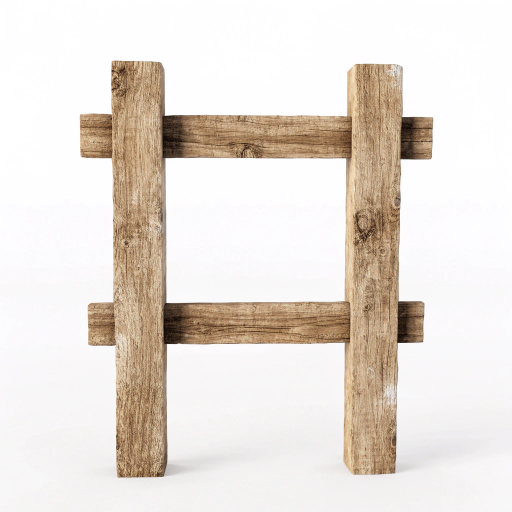
#> input picture tools/source_art/struct_fence_wood.png, 1024 x 1024 px (shown at 1/2 size)
$ python prepare_fence_art.py
#> lines starting #> are read from the running program, lines starting #| are printed output that depends on the picture; after the words box and inside, x2 and y2 are one past the last pixel; in counts of white or black regions, pixels touching at a corner belong together
### tools/prepare_building_art.py
#!/usr/bin/env python3
"""Clean up the ground tiles and building pictures received in #40 and write them to raw_assets/.

The originals are in tools/source_art/ and are never changed. For each one this script:

  * gives it a real alpha channel where it has none. The two windmill pictures came as JPEGs
    with the grey-and-white "transparency" checkerboard painted into the pixels; the board is
    keyed out by its colour (flat grey of the board's two tones) and by being reachable from
    the edge of the picture, or lying in a pocket of board inside the picture;
  * strips the pale halo that background removal left round the ground tiles and the blades
    (white wisps along the edges, a few bluish specks) and drops stray specks that are not
    part of the picture (a blue dot in a corner of the soil tile);
  * brings it to the atlas' source scale, 720 px per tile, where that makes it smaller:
    the ground tiles and the greenhouse are resized so that their footprint is exactly one
    tile wide; the tiles are also stretched upright so that their top face is a 2:1 diamond,
    the shape of a tile in the game;
  * works out its anchor (the point that stands on the ground) and, for the buildings that
    would have to be enlarged to cover their footprint, the scale they are drawn at, and
    writes both into atlas_overrides.json for asset_packer.py.

The hut, the well and the five decorations of #74 (PROPS) came on white, 1024 x 1024, like the
crops: they are cut out of it first (prepare_drawable_art.cut_out), taking out only the plain
white, as the hut's plinth is a pale cream that the usual cut bit into.

Usage:
  python tools/prepare_building_art.py                 # writes raw_assets/ and the overrides
  python tools/prepare_building_art.py --preview out/  # also writes preview pictures

Requires Pillow and numpy.
"""

from __future__ import annotations

import argparse
import json
from pathlib import Path

import numpy as np
from PIL import Image

TOOLS = Path(__file__).resolve().parent
SOURCE = TOOLS / "source_art"
RAW = TOOLS / "raw_assets"
OVERRIDES = TOOLS / "atlas_overrides.json"

#: Source pixels per tile, the scale asset_packer.py is run with (--source-tile-width 720).
TILE = 720

ALPHA_MIN = 8


# --- Masks -------------------------------------------------------------------------------------

def dilate(mask: np.ndarray, times: int = 1) -> np.ndarray:
    out = mask.copy()
    for _ in range(times):
        grown = out.copy()
        grown[1:, :] |= out[:-1, :]
        grown[:-1, :] |= out[1:, :]
        grown[:, 1:] |= out[:, :-1]
        grown[:, :-1] |= out[:, 1:]
        out = grown
    return out


def reconstruct(seed: np.ndarray, mask: np.ndarray) -> np.ndarray:
    """Everything in [mask] connected to [seed] (4-connected)."""
    region = seed & mask
    while True:
        grown = dilate(region) & mask
        if (grown == region).all():
            return region
        region = grown


def components(mask: np.ndarray) -> list[np.ndarray]:
    """The connected parts of [mask], largest first."""
    left = mask.copy()
    parts = []
    while left.any():
        y, x = np.argwhere(left)[0]
        seed = np.zeros_like(left)
        seed[y, x] = True
        part = reconstruct(seed, left)
        parts.append(part)
        left &= ~part
    return sorted(parts, key=lambda p: -p.sum())


def border(shape) -> np.ndarray:
    b = np.zeros(shape, bool)
    b[0, :] = b[-1, :] = b[:, 0] = b[:, -1] = True
    return b


# --- Cleaning ----------------------------------------------------------------------------------

# [85 lines left out: functions key_out_checkerboard, strip_halo, keep_main_part, not called in this run]


def crop(rgba: np.ndarray) -> np.ndarray:
    ys, xs = np.where(rgba[:, :, 3] > ALPHA_MIN)
    return rgba[ys.min():ys.max() + 1, xs.min():xs.max() + 1]


def resize(rgba: np.ndarray, sx: float, sy: float) -> np.ndarray:
    h, w = rgba.shape[:2]
    size = (max(1, round(w * sx)), max(1, round(h * sy)))
    # Premultiplied, so that transparent pixels do not bleed their colour into the edge.
    image = Image.fromarray(rgba, "RGBA").convert("RGBa").resize(size, Image.LANCZOS).convert("RGBA")
    return np.array(image)


# --- Measuring ---------------------------------------------------------------------------------

# [54 lines left out: functions base_of, ground_centre_y, top_face_of, not called in this run]


# --- The pictures ------------------------------------------------------------------------------

def load(name: str) -> np.ndarray:
    return np.array(Image.open(SOURCE / name).convert("RGBA"))


# [190 lines left out: functions flatten_light, prepare_tile, flat_to_tile, bilinear, fit_plinth, not called in this run]


#: How high, as a share of the base's width, the foot of each picture may be stretched
#: ([fit_plinth]): up to where the stones meet the walls.
PLINTH_BAND = {"struct_cottage": 0.2, "struct_hut": 0.16}


# [42 lines left out: functions prepare_plinthed, prepare_building, not called in this run]


#: The pictures of #74, each (source, how it is sized):
#:   ("tiles", n)   a building over its footprint, n tiles across ([prepare_building]);
#:   ("w", share)   a decoration [share] of a tile wide; ("h", share) as tall: about the size it
#:                  was drawn in code, within its cell.
#: [band] is how much of the foot of the picture its base is looked for in ([base_of]): the well's
#: bucket hangs down to near the foot of the stones, so only the lowest part is taken there; the
#: bench's back legs end well above its front ones.
PROPS: dict[str, tuple[str, tuple, float]] = {
    "struct_hut": ("building_hut.png", ("tiles", 2), 0.35),
    "struct_well": ("building_well.png", ("w", 0.86), 0.12),
    "deco_rock": ("deco_rock.png", ("w", 0.46), 0.35),
    "deco_bench": ("deco_bench.png", ("w", 0.56), 0.45),
    "deco_lantern": ("deco_lantern.png", ("h", 0.44), 0.2),
    "deco_sprinkler": ("deco_sprinkler.png", ("h", 0.34), 0.2),
    "deco_weathervane": ("deco_weathervane.png", ("h", 0.8), 0.08),
    "deco_starter_crate": ("deco_starter_crate.png", ("w", 0.42), 0.2),
    "deco_bench_back": ("bench_back.png", ("w", 0.56), 0.45),
    "deco_rock_flat": ("rock_flat.png", ("w", 0.5), 0.35),
    "deco_rock_mossy": ("rock_mossy.png", ("w", 0.5), 0.35),
    "deco_rock_standing": ("rock_standing.png", ("h", 0.68), 0.1),
    "deco_rock_pebbles": ("rock_pebbles.png", ("w", 0.52), 0.3),
    "struct_bridge_taiko": ("bridge_taiko.png", ("w", 1.5), 0.3),
    # #book60: a scarecrow about as tall as the weathervane, its arms well inside its cell, and a
    # bird bath half a cell high, smaller than the bench and the well beside it.
    "deco_scarecrow": ("deco_scarecrow.png", ("h", 0.92), 0.05),
    "deco_birdbath": ("deco_birdbath.png", ("h", 0.5), 0.25),
}

#: Things that stand on the foot of a post rather than on a base (#book60): their anchor is the
#: middle of the lowest rows of the picture, at its very bottom.
ON_A_POST = {"deco_scarecrow"}


# [60 lines left out: functions cut_stone, cut_from_white, without_shut_in_white, prepare_prop, not called in this run]


#: How far short of the footprint's two ends the deck stops, in cells, together.
BRIDGE_MARGIN = 0.1

#: How much longer the bridge over a river two cells wide is: four cells to three, across the screen.
BRIDGE_LONG = 1.25

#: How much of the picture at each end, where the deck lies on the bank, keeps its shape.
BRIDGE_ENDS = 0.2

#: How much higher the middle of the long arch rises, as a share of the picture's height.
BRIDGE_RISE = 0.09


# [113 lines left out: functions lengthen_bridge, bridge_fit, nozzle_of, prepare_windmill, not called in this run]


#: FB1122b: where the windmill's picture has see-through holes that are not its outline: the notch in
#: the roof's lowest course, and the wedges in the wall under the eave (the source came with a
#: checkerboard drawn in, and these were keyed out with it). Outlines in pixels of the body picture
#: as [prepare_windmill] makes it (469 x 596); only see-through pixels inside them are filled.
WINDMILL_HOLES: list[list[tuple[int, int]]] = [
    [(116, 188), (150, 188), (150, 228), (118, 227)],
    [(118, 246), (250, 262), (250, 306), (156, 342), (118, 324)],
]


# [129 lines left out: functions fill_holes, hub_of, polygon, soften, paint_mask, cottage_mask, not called in this run]


#: The cottage's plaster panels, by hand: its plaster and its boards are too much alike in colour to
#: tell apart by that (the old cut leaked onto the timbers and missed the stained panels).
PLASTER = [
    [(609, 238), (609, 313), (563, 324), (563, 306)],                 # under the rafter
    [(637, 216), (642, 214), (708, 268), (708, 279), (637, 304)],     # top of the gable
    [(520, 372), (558, 362), (558, 486), (520, 503)],                 # left of the shutter
    [(583, 452), (645, 430), (645, 445), (583, 474)],                 # under the window
    [(682, 318), (722, 302), (722, 408), (682, 428)],                 # right of the shutter
    [(174, 402), (258, 428), (258, 452), (174, 423)],                 # under the front's left window
    [(290, 441), (366, 468), (366, 488), (290, 462)],                 # under its right window
]

#: The plaster's own white, and how much of the light on it stays once its stains are gone.
PLASTER_WHITE = np.array([244.0, 240.0, 232.0])
PLASTER_SHADE = 0.22


# [38 lines left out: functions clean_plaster, well_mask, hut_mask, not called in this run]


#: How much of the daikon's root shows above the bed, from its shoulder down.
ROOT_SHOWN = 0.62


# [57 lines left out: functions prepare_daikon, prepare_all, not called in this run]


#: The things that came with no icon of their own: theirs is their picture.
ICONS_FROM_PICTURE = ("deco_rock_flat", "deco_rock_mossy", "deco_rock_standing", "deco_rock_pebbles", "struct_bridge_taiko")


# [41 lines left out: functions write, preview, main, not called in this run]


# [2 lines that do not run on import are left out]

### tools/prepare_fence_art.py
#!/usr/bin/env python3
"""Cut the three fences and the brick edging into the parts the garden joins up (#85).

Each original (tools/source_art/struct_fence_*.png, struct_edging_brick.png) is one section seen
from the front, on white. Out of it come, for each of them, with <id> its object id:

  <id>.png        the whole picture: one standing alone
  <id>_post.png   one post, with nothing of the rails left on it: what stands on a cell of a run
  <id>_rail.png   what goes between two posts, one cell long and still upright; the garden shears
                  it along the grid, so it lies at any of the slopes of a run

Everything is at the atlas' source scale, 720 px a tile. Across the screen a cell of a run is half
a tile, so a rail is 360 px between post centres, whatever is the picture's own width. The fences
are all [POST_HEIGHT] tall, the picture squeezed in height until they are. Their middles are
made up to that width by laying them side by side, never by drawing them out: stretched, the wood's
rails lost their grain and read as thin sticks (#86), and pickets would turn fat. The wood's copies
overlap and fade into one another, as its rails do not end where they could meet. Sheared along
the grid a rail keeps its height on the screen but is thinner across, so the wood's bars are made
that much taller ([SHEAR_THICKNESS]): across they are as thick as on the section standing alone.

The colours are graded on the way in ([Grade]): as they came, the wood and the bamboo were the
colours of the bare ground and sank into it, by day and by night. The drawing stays as it is, with
no outline added.

Usage:
  python tools/prepare_fence_art.py                 # writes raw_assets/ and the overrides
  python tools/prepare_fence_art.py --preview out/  # also a picture of them all joined up

Requires Pillow and numpy.
"""

from __future__ import annotations

import argparse
import json
from dataclasses import dataclass
from pathlib import Path

import numpy as np
from PIL import Image, ImageDraw

from prepare_building_art import OVERRIDES, RAW, SOURCE, TILE, components, crop, dilate, reconstruct, resize, border
from prepare_drawable_art import ICONS, to_icon

#: A post's height, in source pixels. Between the two the old fence had: 167 joined, 247 alone.
POST_HEIGHT = 210

#: Across the screen, from the centre of a post to the next one's.
SPAN = TILE // 2

#: How far a rail goes in under the post at each of its ends, so that no gap shows between them.
RAIL_TUCK = 3

#: How much taller a bar lying along a cell must be to stay as thick: 1 / cos(atan(1/2)).
SHEAR_THICKNESS = 1.118

#: The edging's height: about a third of a post's.
BRICK_HEIGHT = 76

#: How much of a tooth's far side is the next brick's dark edge, in the original's pixels.
BRICK_SLIVER = 30

#: Bricks to a cell, and how much of the original's row a tooth of the saw is, in pixels.
BRICKS_PER_CELL = 7
BRICK_PITCH = 224

#: The stretch of the original's row that repeats: its left edge at the top and the bottom of the
#: picture, running down the gap between two bricks.
BRICK_SEAM_TOP = (470, 440)
BRICK_SEAM_BOTTOM = (272, 650)


@dataclass(frozen=True)
class Grade:
    """How a fence's colours are moved: everything times [gain], after [contrast] round its own middle tone and [saturation]."""
    gain: float
    contrast: float
    saturation: float


@dataclass(frozen=True)
class Fence:
    source: str
    #: The post kept: the columns of its shaft, top and bottom row. [cap] is the columns and the
    #: last row of what is wider than the shaft at its top.
    post: tuple[int, int, int, int]
    cap: tuple[int, int, int] | None
    #: The columns of the middle, between the two posts.
    middle: tuple[int, int]
    #: How much wider than tall the picture is drawn: the originals are narrow for the cell.
    stout: float
    #: How many times the middle is laid side by side.
    repeats: int
    #: How many of the original's columns two copies fade across; 0 where they just meet.
    overlap: int = 0
    #: The rows of the bars that run across, top and bottom, made up for the shear; none for
    #: what has uprights in front of its rails.
    bars: tuple[tuple[int, int], ...] = ()
    grade: Grade = Grade(1.0, 1.0, 1.0)


FENCES: dict[str, Fence] = {
    "struct_fence": Fence("struct_fence_wood.png", (223, 333, 121, 955), None, (338, 684), stout=1.3, repeats=3, overlap=60, bars=((226, 320), (601, 692)), grade=Grade(0.60, 1.85, 1.30)),
    "struct_fence_white": Fence("struct_fence_white.png", (226, 318, 169, 858), (205, 340, 224), (319, 701), stout=1.3, repeats=2, grade=Grade(1.14, 1.35, 1.0)),
    "struct_fence_bamboo": Fence("struct_fence_bamboo.png", (160, 236, 213, 815), None, (288, 781), stout=1.0, repeats=2, grade=Grade(0.70, 1.75, 1.55)),
}


def unmix(rgb: np.ndarray, alpha: np.ndarray) -> np.ndarray:
    """[rgb] as it was before it was mixed with the white behind it, with the [alpha] (0 to 1) given."""
    a = alpha[..., None]
    clean = (rgb.astype(float) - (1 - a) * 255.0) / np.maximum(a, 0.05)
    return np.clip(clean, 0, 255)


def graded(cut: np.ndarray, grade: Grade) -> np.ndarray:
    """[cut] with its colours moved by [grade]; its outline stays where it is."""
    rgb = cut[..., :3].astype(float)
    solid = cut[..., 3] > 128
    tone = rgb.mean(axis=2, keepdims=True)
    middle = float(tone[solid].mean())
    toned = middle + (tone - middle) * grade.contrast
    moved = (toned + (rgb - tone) * grade.saturation) * grade.gain
    out = cut.copy()
    out[..., :3] = np.clip(moved, 0, 255).round().astype(np.uint8)
    return out


def cut_plain_white(name: str) -> np.ndarray:
    """
    [name] cut out of pure white and nothing else, for what is itself pale: the white fence's paint
    is light grey (about 205), its background 255, and the outline in between is taken back out of
    the mix. Gaps between its pickets go as well, wherever they are.
    """
    rgb = np.array(Image.open(SOURCE / name).convert("RGB"))
    darkest = rgb.astype(int).min(axis=2).astype(float)
    alpha = np.clip((250.0 - darkest) / 30.0, 0.0, 1.0)
    alpha[alpha < 0.08] = 0.0
    out = unmix(rgb, alpha)
    return np.dstack([out, alpha * 255.0]).round().astype(np.uint8)


def cut_shadowed(name: str) -> np.ndarray:
    """
    [name] cut out of a white floor with a soft grey shadow on it: all that is pale and has no
    colour goes, from the picture's edge and in the pockets the picture shuts in. Pale flecks
    inside the outline stay.
    """
#> called with name = 'struct_fence_wood.png'
    rgb = np.array(Image.open(SOURCE / name).convert("RGB"))
#> rgb is the input picture: shape (1024, 1024, 3); mean R, G, B 231.3, 223.3, 216.4
    v = rgb.astype(int)
    mx, mn = v.max(axis=2), v.min(axis=2)
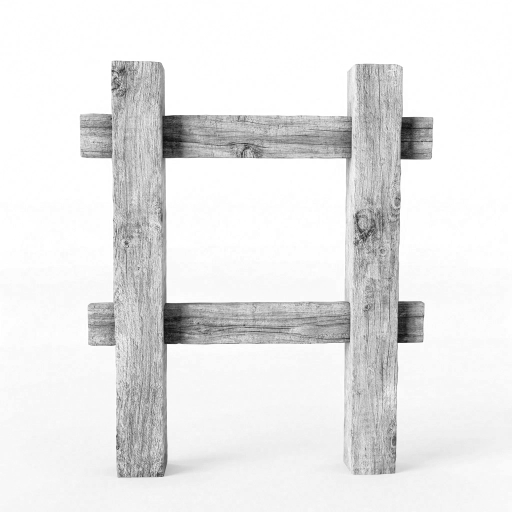
#> mx: shape (1024, 1024) int64 (shown at 1/2 size); min 8, max 255, mean 231.7
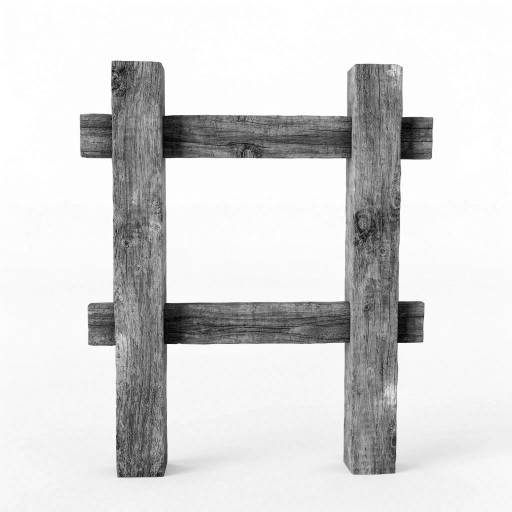
#> mn: shape (1024, 1024) int64 (shown at 1/2 size); min 0, max 255, mean 215.6
    pale = (mn > 176) & ((mx - mn) < 22)
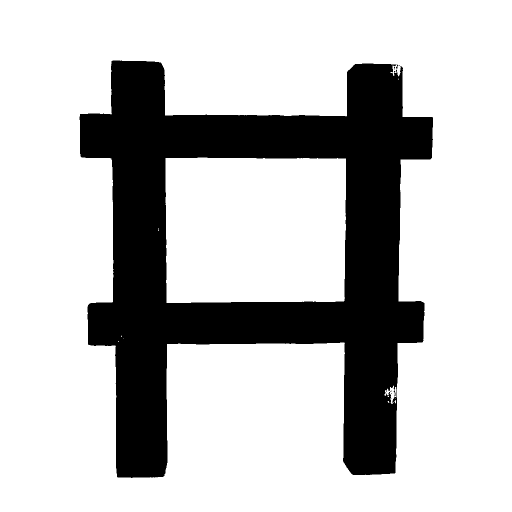
#> pale: shape (1024, 1024) bool (shown at 1/2 size); 75.7% white; 6 black regions (5 under 20 px), largest, box (x1, y1, x2, y2) and area: (159, 121, 866, 956) 255220
    background = reconstruct(border(pale.shape), pale)
#> after the loop in reconstruct, `while True:`:
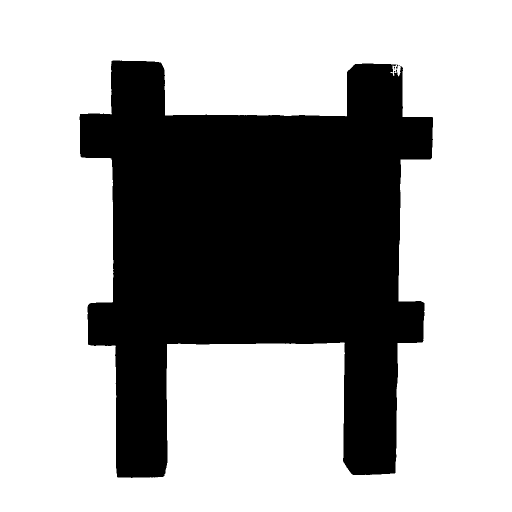
#> region: shape (1024, 1024) bool (shown at 1/2 size); 65.8% white; 3 black regions (2 under 20 px), largest, box (x1, y1, x2, y2) and area: (159, 121, 866, 956) 358933
    for part in components(pale & ~background):
        if part.sum() > 900:
            background |= part
#> this loop made 13 passes
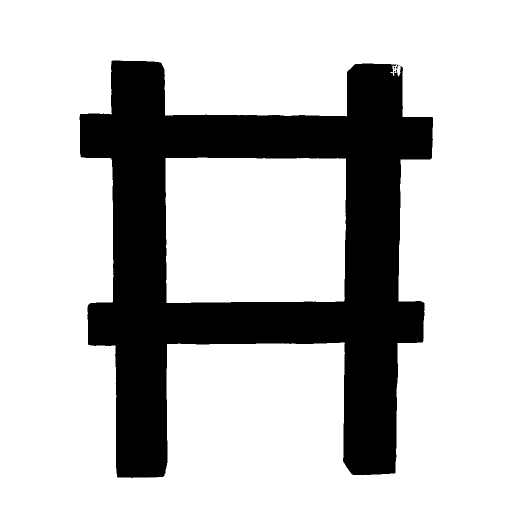
#> background: shape (1024, 1024) bool (shown at 1/2 size); 75.6% white; 3 black regions (2 under 20 px), largest, box (x1, y1, x2, y2) and area: (159, 121, 866, 956) 255612
    alpha = np.where(background, 0.0, 1.0)
    rim = dilate(background) & ~background
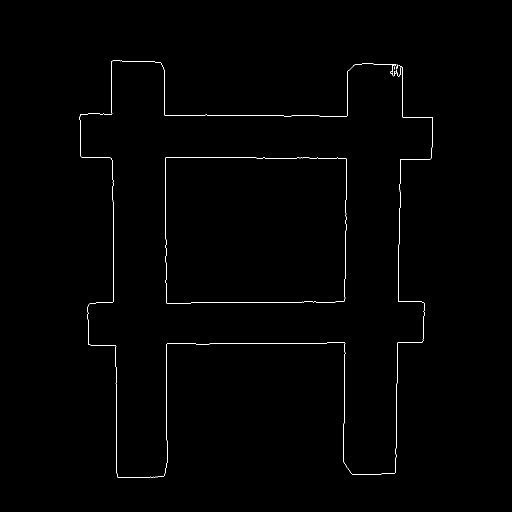
#> rim: shape (1024, 1024) bool (shown at 1/2 size); 0.51% white in thin lines or dots, all inside (x1, y1, x2, y2) = (159, 121, 866, 956)
    alpha[rim] = np.clip((245.0 - mn[rim]) / 70.0, 0.25, 1.0)
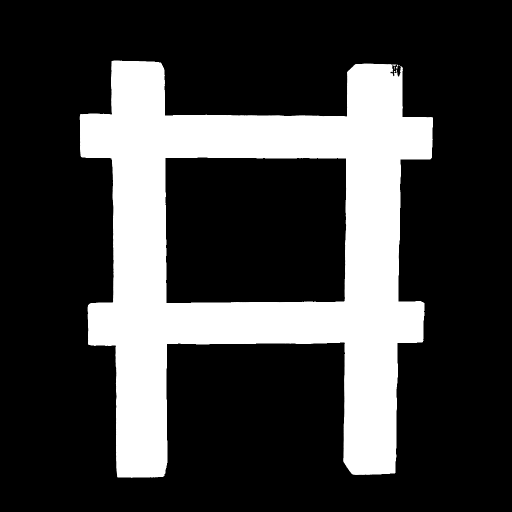
#> alpha: shape (1024, 1024) float64 (shown at 1/2 size); min 0, max 1, mean 0.243
    out = unmix(rgb, alpha)
#> (the rest of the program and of its run is left out)
